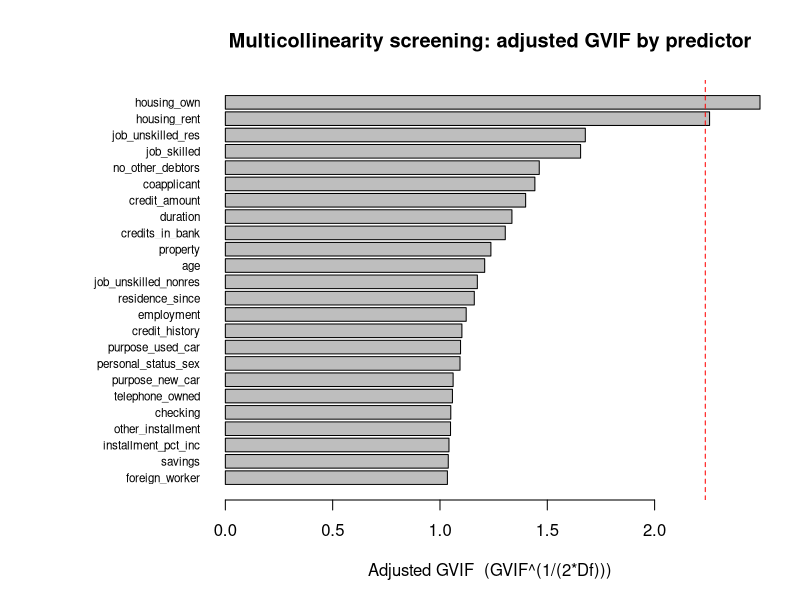

R code for this plot:
# ---------------------------------------------------------------
# 2. Variable screening for multicollinearity
#
# Fits a full logistic regression and computes generalized
# variance inflation factors (GVIF). Saves the GVIF values to
# results/ and a bar chart to figures/.
# ---------------------------------------------------------------

library(car)

german <- read.csv("data/german_clean.csv")

factor_vars <- c(
  "checking", "credit_history", "savings", "employment",
  "personal_status_sex", "property", "other_installment",
  "telephone_owned", "foreign_worker", "purpose_new_car",
  "purpose_used_car", "no_other_debtors", "coapplicant",
  "housing_rent", "housing_own", "job_unskilled_nonres",
  "job_unskilled_res", "job_skilled", "good_bad_credit"
)
german[factor_vars] <- lapply(german[factor_vars], as.factor)

fit <- glm(good_bad_credit ~ ., data = german, family = binomial)

vif_values <- car::vif(fit)

# vif() returns a matrix (GVIF, Df, GVIF^(1/(2*Df))) when factors are
# present; the last column is the value comparable across predictors.
if (is.matrix(vif_values)) {
  adj_gvif <- sort(vif_values[, "GVIF^(1/(2*Df))"], decreasing = TRUE)
} else {
  adj_gvif <- sort(vif_values, decreasing = TRUE)
}

print(adj_gvif)

dir.create("results", showWarnings = FALSE)
write.csv(
  data.frame(Predictor = names(adj_gvif), Adjusted_GVIF = round(adj_gvif, 3)),
  "results/vif_values.csv",
  row.names = FALSE
)

png("figures/vif_barplot.png", width = 2400, height = 1800, res = 300)
par(mar = c(5, 11, 4, 2))
barplot(rev(adj_gvif),
  horiz = TRUE, las = 1, cex.names = 0.7,
  xlab = "Adjusted GVIF  (GVIF^(1/(2*Df)))",
  main = "Multicollinearity screening: adjusted GVIF by predictor"
)
abline(v = sqrt(5), lty = 2, col = "red")
dev.off()

# All adjusted GVIF values fall well below the common concern
# threshold (sqrt(5) ~ 2.24), so all predictors are retained.
